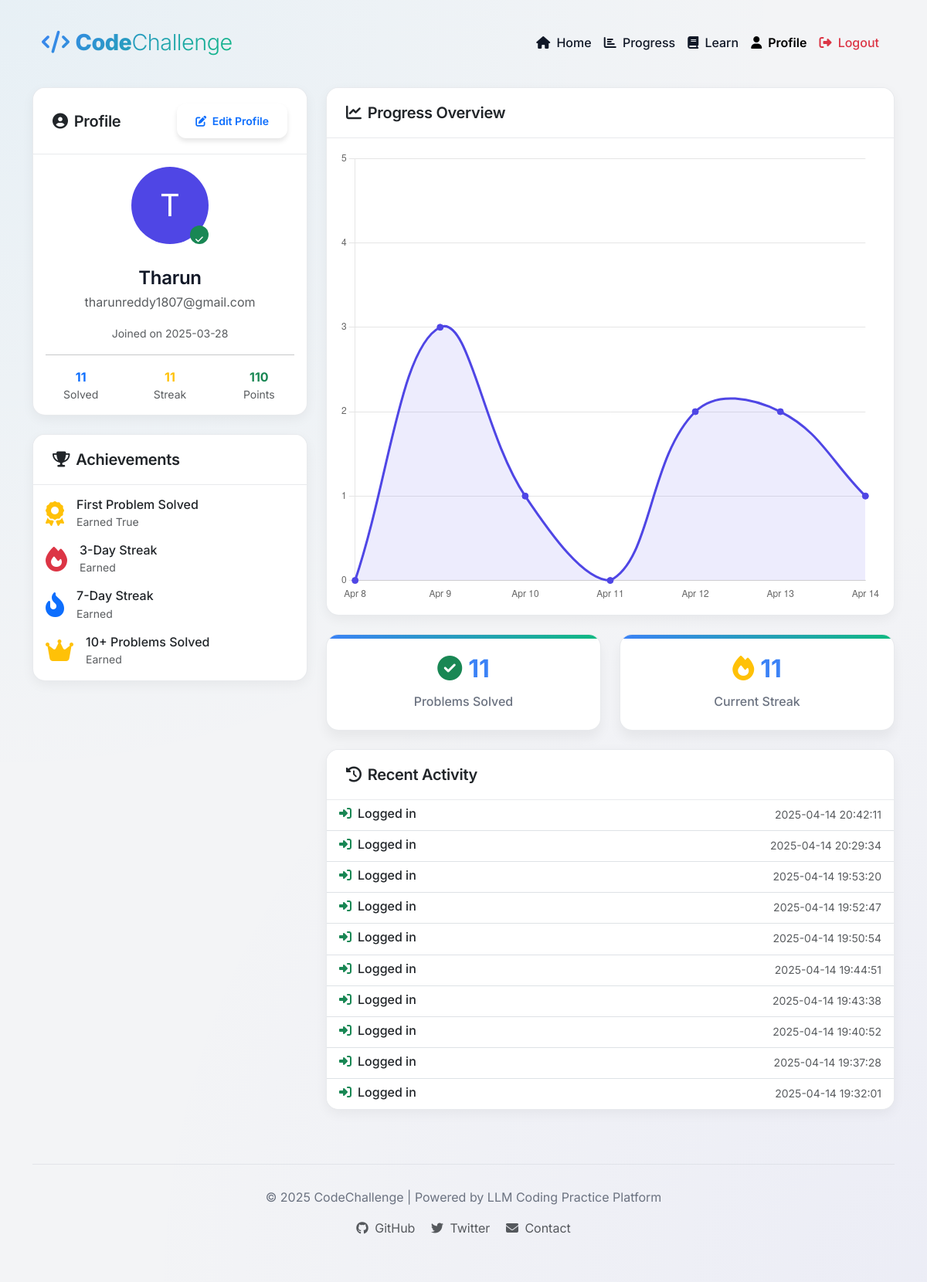
The page /profile (signed in) on the database as committed earlier.
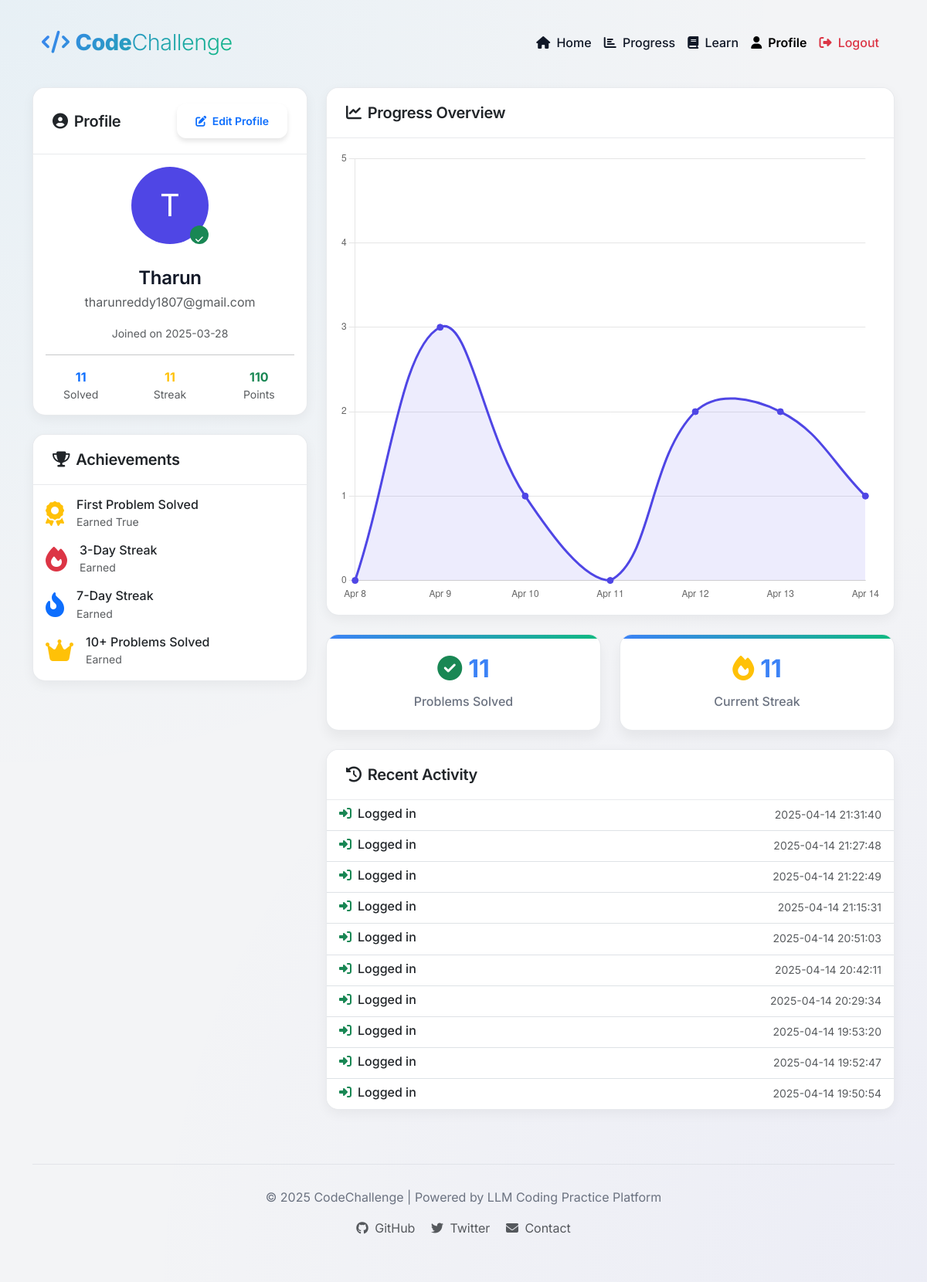
The same page on the database as committed later.
### tables this page shows
CREATE TABLE users (
        id TEXT PRIMARY KEY,
        username TEXT UNIQUE NOT NULL,
        email TEXT UNIQUE NOT NULL,
        password_hash TEXT NOT NULL,
        created_at TIMESTAMP DEFAULT CURRENT_TIMESTAMP,
        last_login TIMESTAMP,
        is_active BOOLEAN DEFAULT 1
    );

CREATE TABLE user_stats (
        user_id TEXT PRIMARY KEY,
        problems_solved INTEGER DEFAULT 0,
        current_streak INTEGER DEFAULT 0,
        longest_streak INTEGER DEFAULT 0,
        points INTEGER DEFAULT 0,
        FOREIGN KEY (user_id) REFERENCES users (id)
    );

CREATE TABLE user_activity (
        id INTEGER PRIMARY KEY AUTOINCREMENT,
        user_id TEXT,
        activity_type TEXT NOT NULL,
        timestamp TIMESTAMP DEFAULT CURRENT_TIMESTAMP,
        ip_address TEXT,
        user_agent TEXT,
        FOREIGN KEY (user_id) REFERENCES users (id)
    );

### auth.py (the view)
    @app.route('/profile')
    @login_required
    def profile():
        db = get_db()
        cursor = db.cursor()
        cursor.execute(
            "SELECT u.*, s.* FROM users u JOIN user_stats s ON u.id = s.user_id WHERE u.id = ?",
            (session['user_id'],)
        )
        user_data = cursor.fetchone()
        if not user_data:
            session.clear()  # User doesn't exist anymore, clear session
            flash('User not found. Please login again.', 'error')
            return redirect(url_for('login'))
        cursor.execute(
            "SELECT activity_type, timestamp FROM user_activity WHERE user_id = ? ORDER BY timestamp DESC LIMIT 10",
            (session['user_id'],)
        )
        activities = cursor.fetchall()
        return render_template('profile.html', user=user_data, activities=activities)

### templates/profile.html (shortened to what this page needs)
<!DOCTYPE html>
<html lang="en">
<head>
    <link href="https://cdn.jsdelivr.net/npm/bootstrap@5.3.0-alpha1/dist/css/bootstrap.min.css" rel="stylesheet">
    <link rel="stylesheet" href="https://cdnjs.cloudflare.com/ajax/libs/font-awesome/6.4.0/css/all.min.css">
    <link rel="stylesheet" href="{{ url_for('static', filename='css/styles.css') }}">
</head>
<body>
    <div class="container">
        <nav class="navbar navbar-expand-lg navbar-light mb-4">
            <div class="container-fluid">
                <a class="navbar-brand" href="#"><i class="fas fa-code me-2"></i>Code<span>Challenge</span></a>
                <div class="collapse navbar-collapse" id="navbarNav">
                    <ul class="navbar-nav ms-auto">
                        <li class="nav-item">
                            <a class="nav-link" href="{{ url_for('index') }}"><i class="fas fa-home me-1"></i> Home</a>
                        </li>
                        <li class="nav-item">
                            <a class="nav-link" href="#"><i class="fas fa-chart-bar me-1"></i> Progress</a>
                        </li>
                        <li class="nav-item">
                            <a class="nav-link" href="#"><i class="fas fa-book me-1"></i> Learn</a>
                        </li>
                        <li class="nav-item">
                            <a class="nav-link active" href="{{ url_for('profile') }}"><i class="fas fa-user me-1"></i> Profile</a>
                        </li>
                        <li class="nav-item">
                            <a class="nav-link text-danger" href="{{ url_for('logout') }}"><i class="fas fa-sign-out-alt me-1"></i> Logout</a>
                        </li>
                    </ul>
                </div>
            </div>
        </nav>
        <div class="row">
            <div class="col-md-4">
                <div class="card mb-4">
                    <div class="card-header d-flex justify-content-between align-items-center">
                        <h5 class="mb-0"><i class="fas fa-user-circle me-2"></i>Profile</h5>
                        <button class="btn btn-sm btn-outline-primary" data-bs-toggle="modal" data-bs-target="#profileEditModal">
                            <i class="fas fa-edit me-1"></i> Edit Profile
                        </button>
                    </div>
                    <div class="card-body text-center">
                        <div class="mb-3">
                            <div class="d-inline-block position-relative">
                                <div style="width: 100px; height: 100px; background-color: #4f46e5; border-radius: 50%; display: flex; align-items: center; justify-content: center; color: white; font-size: 2.5rem;" class="profile-letter">
                                    {{ username[0]|upper if username else user.username[0]|upper }}
                                </div>
                                <span class="position-absolute bottom-0 end-0 bg-success text-white rounded-circle p-1" style="width: 24px; height: 24px;">
                                    <i class="fas fa-check" style="font-size: 0.7rem;"></i>
                                </span>
                            </div>
                        </div>
                        <h4 class="mb-1">{{ username if username else user.username }}</h4>
                        <p class="text-muted">{{ user.email }}</p>
                        <p class="mb-0"><small class="text-muted">Joined on {{ user.created_at.split(' ')[0] }}</small></p>
                        <hr>
                        <div class="row text-center">
                            <div class="col-4">
                                <div class="fw-bold text-primary">{{ user.problems_solved }}</div>
                                <div class="small text-muted">Solved</div>
                            </div>
                            <div class="col-4">
                                <div class="fw-bold text-warning">{{ user.current_streak }}</div>
                                <div class="small text-muted">Streak</div>
                            </div>
                            <div class="col-4">
                                <div class="fw-bold text-success">{{ user.points }}</div>
                                <div class="small text-muted">Points</div>
                            </div>
                        </div>
                    </div>
                </div>
                <div class="card mb-4">
                    <div class="card-header">
                        <h5 class="mb-0"><i class="fas fa-trophy me-2"></i>Achievements</h5>
                    </div>
                    <div class="card-body">
                        <div class="d-flex align-items-center mb-3">
                            <div class="me-3">
                                <i class="fas fa-award text-warning fa-2x"></i>
                            </div>
                            <div>
                                <h6 class="mb-0">First Problem Solved</h6>
                                <small class="text-muted">Earned {{ user.problems_solved > 0 }}</small>
                            </div>
                        </div>
                        <div class="d-flex align-items-center mb-3">
                            <div class="me-3">
                                <i class="fas fa-fire text-danger fa-2x"></i>
                            </div>
                            <div>
                                <h6 class="mb-0">3-Day Streak</h6>
                                <small class="text-muted">{{ 'Earned' if user.longest_streak >= 3 else 'Not earned yet' }}</small>
                            </div>
                        </div>
                        <div class="d-flex align-items-center mb-3">
                            <div class="me-3">
                                <i class="fas fa-fire-alt text-primary fa-2x"></i>
                            </div>
                            <div>
                                <h6 class="mb-0">7-Day Streak</h6>
                                <small class="text-muted">{{ 'Earned' if user.longest_streak >= 7 else 'Not earned yet' }}</small>
                            </div>
                        </div>
                        <div class="d-flex align-items-center">
                            <div class="me-3">
                                <i class="fas fa-crown text-warning fa-2x"></i>
                            </div>
                            <div>
                                <h6 class="mb-0">10+ Problems Solved</h6>
                                <small class="text-muted">{{ 'Earned' if user.problems_solved >= 10 else 'Not earned yet' }}</small>
                            </div>
                        </div>
                    </div>
                </div>
            </div>
            <div class="col-md-8">
                <div class="card mb-4">
                    <div class="card-header">
                        <h5 class="mb-0"><i class="fas fa-chart-line me-2"></i>Progress Overview</h5>
                    </div>
                    <div class="card-body">
                        <canvas id="progress-chart" height="250"></canvas>
                    </div>
                </div>
                <div class="row">
                    <div class="col-md-6">
                        <div class="stats-card mb-4">
                            <h3><i class="fas fa-check-circle text-success me-2"></i>{{ user.problems_solved }}</h3>
                            <p>Problems Solved</p>
                        </div>
                    </div>
                    <div class="col-md-6">
                        <div class="stats-card mb-4">
                            <h3><i class="fas fa-fire text-warning me-2"></i>{{ user.current_streak }}</h3>
                            <p>Current Streak</p>
                        </div>
                    </div>
                </div>
                <div class="card">
                    <div class="card-header">
                        <h5 class="mb-0"><i class="fas fa-history me-2"></i>Recent Activity</h5>
                    </div>
                    <div class="card-body p-0">
                        <div class="list-group list-group-flush">
                            {% for activity in activities %}
                                <div class="list-group-item">
                                    <div class="d-flex w-100 justify-content-between">
                                        <h6 class="mb-1">
                                            {% if activity.activity_type == 'registration' %}
                                                <i class="fas fa-user-plus text-primary me-2"></i>Registered account
                                            {% elif activity.activity_type == 'successful_login' %}
                                                <i class="fas fa-sign-in-alt text-success me-2"></i>Logged in
                                            {% elif activity.activity_type == 'failed_login' %}
                                                <i class="fas fa-exclamation-triangle text-warning me-2"></i>Failed login attempt
                                            {% else %}
                                                <i class="fas fa-circle text-muted me-2"></i>{{ activity.activity_type|replace('_', ' ')|title }}
                                            {% endif %}
                                        </h6>
                                        <small class="text-muted">{{ activity.timestamp }}</small>
                                    </div>
                                </div>
                            {% endfor %}
                        </div>
                    </div>
                </div>
            </div>
        </div>
        <footer>
            <p>© 2025 CodeChallenge | Powered by LLM Coding Practice Platform</p>
            <div class="mt-2">
                <a href="#" class="text-decoration-none text-muted me-3"><i class="fab fa-github me-1"></i> GitHub</a>
                <a href="#" class="text-decoration-none text-muted me-3"><i class="fab fa-twitter me-1"></i> Twitter</a>
                <a href="#" class="text-decoration-none text-muted"><i class="fas fa-envelope me-1"></i> Contact</a>
            </div>
        </footer>
    </div>
</body>
</html>

Rows that differ between the two databases and show on the page:
no longer on this page (row unchanged): user_activity: activity_type "successful_login" (drawn), timestamp "2025-04-14 19:44:51"
no longer on this page (row unchanged): user_activity: activity_type "successful_login" (drawn), timestamp "2025-04-14 19:43:38"
no longer on this page (row unchanged): user_activity: activity_type "successful_login" (drawn), timestamp "2025-04-14 19:40:52"
no longer on this page (row unchanged): user_activity: activity_type "successful_login" (drawn), timestamp "2025-04-14 19:37:28"
no longer on this page (row unchanged): user_activity: activity_type "successful_login" (drawn), timestamp "2025-04-14 19:32:01"
added user_activity: activity_type "successful_login" (drawn), timestamp "2025-04-14 21:31:40"
added user_activity: activity_type "successful_login" (drawn), timestamp "2025-04-14 21:27:48"
added user_activity: activity_type "successful_login" (drawn), timestamp "2025-04-14 21:22:49"
added user_activity: activity_type "successful_login" (drawn), timestamp "2025-04-14 21:15:31"
added user_activity: activity_type "successful_login" (drawn), timestamp "2025-04-14 20:51:03"
